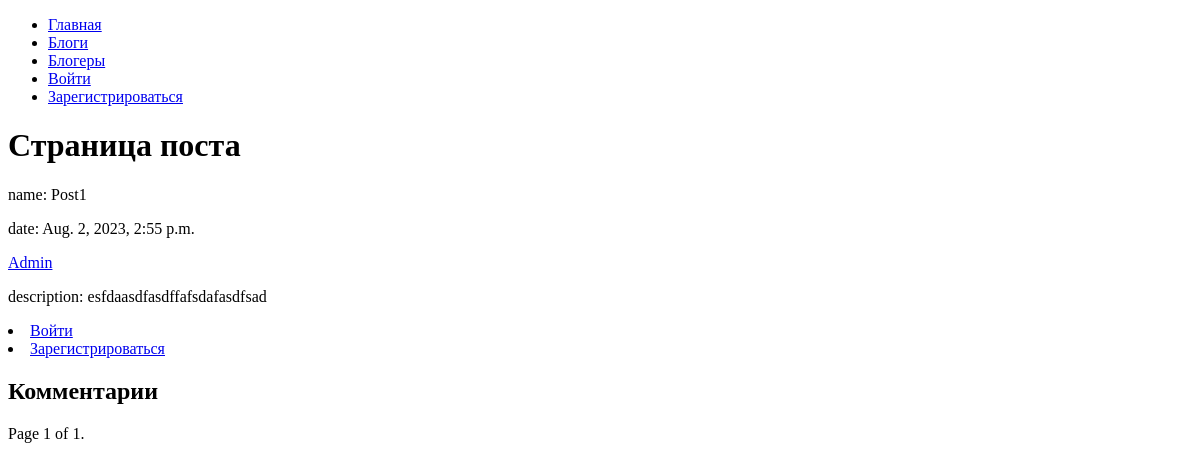
/post/1/, run on an earlier commit of the app's database.
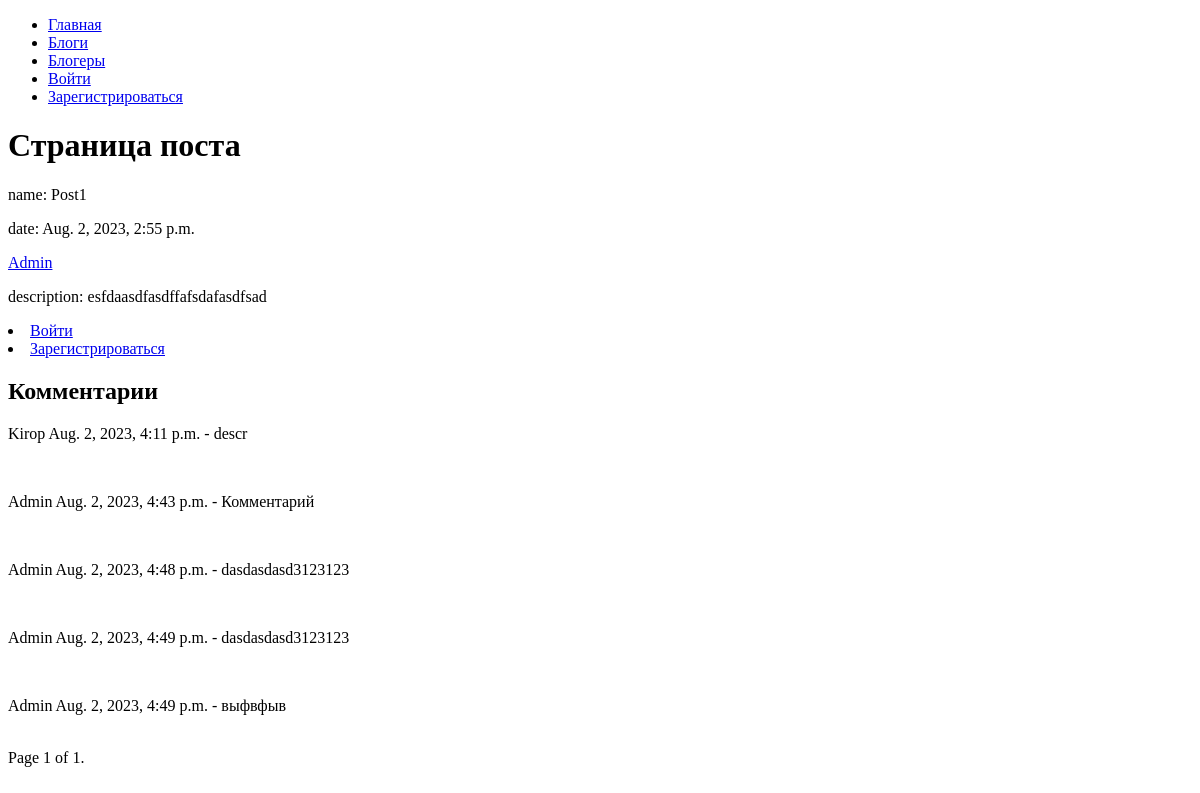
And on a later commit of the database.
### Blog/models.py (models this page shows, shortened)
class UserPost(models.Model):
    id = models.AutoField(primary_key=True)
    date = models.DateTimeField(default=datetime.datetime.now)
    name = models.CharField(max_length=100, blank=True)
    user = models.ForeignKey(User, on_delete=models.CASCADE)
    description = models.CharField(max_length=500, blank=True)

class Comment(models.Model):
    id = models.AutoField(primary_key=True)
    date = models.DateTimeField(default=datetime.datetime.now)
    name = models.CharField(max_length=100, blank=True)
    post = models.ForeignKey(UserPost, on_delete=models.CASCADE)
    user = models.ForeignKey(User, on_delete=models.CASCADE)
    description = models.CharField(max_length=500, blank=True)

### Blog/views.py (the view)
# urls.py: path('post/<int:post_id>/', views.post_view, name='post'),
def post_view(request, post_id):
    post = get_object_or_404(UserPost, id=post_id)
    comments = Comment.objects.filter(post=post).order_by('date') # Получаем все комментарии и сортируем по дате
    paginator = Paginator(comments, 5)  # Разбиваем на страницы по 5 элементов
    page_number = request.GET.get('page')
    page_obj = paginator.get_page(page_number)
    return render(request, 'Blog/post.html', {'post': post, 'comments': page_obj})

### Blog/templates/blog/post.html (shortened to what this page needs)
{% extends 'Blog/base.html' %}
{% block content %}
<h1>Страница поста</h1>
<p>name: {{ post.name }}</p>
<p>date: {{ post.date }}</p>
<p><a href="{% url 'profile' user_id=post.user.id %}">{{ post.user.username }}</a></p>
<p>description: {{ post.description }}</p>
{% if user.is_authenticated %}
    <li><a href="{% url 'comment' post_id=post.id %}">Добавить комментарий</a></li>
{% else %}
    <li><a href="{% url 'login' %}">Войти</a></li>
    <li><a href="{% url 'register' %}">Зарегистрироваться</a></li>
{% endif %}
<h2>Комментарии</h2>
{% for comment in comments %}
    <p>{{ comment.user.username }} {{ comment.date }} - {{ comment.description }}</p><br>
{% endfor %}
<div class="pagination">
    <span class="step-links">
        <span class="current">
            Page {{ comments.number }} of {{ comments.paginator.num_pages }}.
        </span>
    </span>
</div>
{% endblock %}

### Blog/templates/blog/base.html (shortened to what this page needs)
<!DOCTYPE html>
<html>
<head>
</head>
<body>
    <header>
        <nav>
            <ul>
                <li><a href="{% url 'index' %}">Главная</a></li>
                <li><a href="{% url 'blogs' %}">Блоги</a></li>
                <li><a href="{% url 'bloggers' %}">Блогеры</a></li>
                {% if user.is_authenticated %}
                    <li>Привет, {{ user.username }}</li>
                    <li><a href="{% url 'logout' %}">Выйти</a></li>
                {% else %}
                    <li><a href="{% url 'login' %}">Войти</a></li>
                    <li><a href="{% url 'register' %}">Зарегистрироваться</a></li>
                {% endif %}
            </ul>
        </nav>
    </header>
    {% block content %}
    {% endblock %}
</body>
</html>

What changed in the data, as far as the page shows it:
added Comment: user.username "Kirop", date "Aug. 2, 2023, 4:11 p.m.", description "descr"
added Comment: user.username "Admin", date "Aug. 2, 2023, 4:43 p.m.", description "Комментарий"
added Comment: user.username "Admin", date "Aug. 2, 2023, 4:48 p.m.", description "dasdasdasd3123123"
added Comment: user.username "Admin", date "Aug. 2, 2023, 4:49 p.m.", description "dasdasdasd3123123"
added Comment: user.username "Admin", date "Aug. 2, 2023, 4:49 p.m.", description "выфвфыв"
